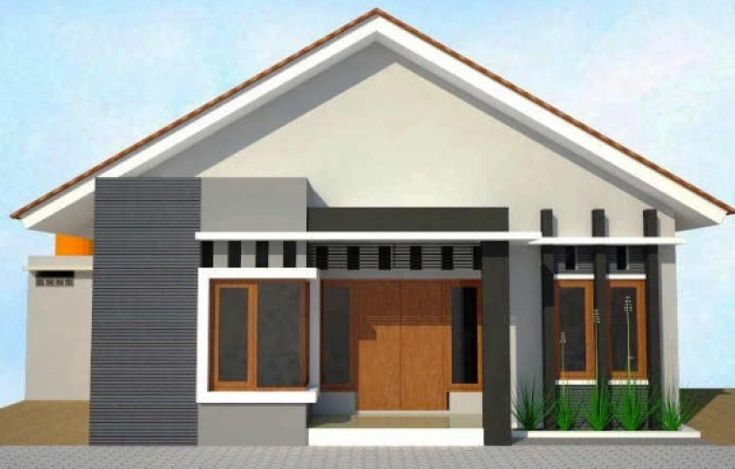
#> input picture PCD/TM06/rumah.jpg, 735 x 469 px
$ jupyter execute 5054241036_Implementasi_DeteksiTepiBerbabsisDiskontinuitas.ipynb   (older library calls are emulated)
#> lines starting #> are read from the running program, lines starting #| are printed output that depends on the picture
**Segmentasi Citra Berbasis Diskontinuitas: Deteksi Titik, Garis, dan Filter**

---

### 1. Konsep Segmentasi Berbasis Diskontinuitas
Segmentasi berbasis diskontinuitas bertujuan untuk menemukan perubahan mendadak (diskontinuitas) pada intensitas piksel dalam citra. Perubahan ini mengindikasikan keberadaan fitur penting seperti tepi, garis, atau titik. Tujuan utama dari metode ini adalah menemukan batas antar objek berdasarkan perubahan intensitas.

Metode yang umum digunakan:

Deteksi titik (Point Detection)

Deteksi garis (Line Detection)

Deteksi tepi (Edge Detection)

---

### 2. Deteksi Titik (Point Detection)
Deteksi titik digunakan untuk mengidentifikasi piksel yang sangat berbeda dari tetangganya, misalnya sudut tajam atau bintik terang/gelap. Deteksi titik menggunakan operator mask kecil (biasanya 3x3) untuk menemukan area dengan perubahan intensitas tajam ke segala arah.

#### Kernel Deteksi Titik:
```
K = [[-1, -1, -1],
     [-1,  8, -1],
     [-1, -1, -1]]
```

#### Implementasi Python:
```python
import cv2
import numpy as np
from matplotlib import pyplot as plt

img = cv2.imread('image.jpg', cv2.IMREAD_GRAYSCALE)
kernel = np.array([[-1, -1, -1], [-1, 8, -1], [-1, -1, -1]])
output = cv2.filter2D(img, -1, kernel)
plt.imshow(output, cmap='gray')
plt.title('Deteksi Titik')
plt.axis('off')
plt.show()
```

---

### 3. Deteksi Garis (Line Detection)
Deteksi garis bertujuan untuk mendeteksi fitur linear horizontal, vertikal, atau diagonal.

#### Kernel Contoh:
- Horizontal:
```
[[-1, -1, -1],
 [ 2,  2,  2],
 [-1, -1, -1]]
```
- Vertikal:
```
[[-1, 2, -1],
 [-1, 2, -1],
 [-1, 2, -1]]
```

#### Implementasi:
```python
kernel = np.array([[-1, -1, -1], [2, 2, 2], [-1, -1, -1]])
output = cv2.filter2D(img, -1, kernel)
plt.imshow(output, cmap='gray')
plt.title('Deteksi Garis Horizontal')
plt.axis('off')
plt.show()
```

---

### 4. Filter Gradient
Deteksi tepi berdasarkan perbedaan intensitas antara piksel bertetangga. Sobel operator merupakan metode umum:

Sobel X: deteksi vertikal

Sobel Y: deteksi horizontal

```python
sobelx = cv2.Sobel(img, cv2.CV_64F, 1, 0, ksize=3)
sobely = cv2.Sobel(img, cv2.CV_64F, 0, 1, ksize=3)
gradient = cv2.magnitude(sobelx, sobely)
plt.imshow(gradient, cmap='gray')
plt.title('Gradient (Sobel)')
plt.axis('off')
plt.show()
```

---

### 5. Filter Laplacian
Menangkap perubahan intensitas pada arah manapun secara isotropik. Laplacian mendeteksi daerah perubahan intensitas dengan menghitung turunan kedua.

```python
laplacian = cv2.Laplacian(img, cv2.CV_64F)
plt.imshow(np.abs(laplacian), cmap='gray')
plt.title('Laplacian Filter')
plt.axis('off')
plt.show()
```

---

### 6. Laplacian of Gaussian (LoG)
LoG menggabungkan Gaussian (smoothing) dengan Laplacian untuk mengurangi noise sebelum pendeteksian tepi dengan Laplacian.

```python
blur = cv2.GaussianBlur(img, (5, 5), 1.4)
log = cv2.Laplacian(blur, cv2.CV_64F)
plt.imshow(np.abs(log), cmap='gray')
plt.title('Laplacian of Gaussian (LoG)')
plt.axis('off')
plt.show()
```

---

### 7. Contoh Perbandingan Visual: Gaussian & Laplacian
```python
# Gaussian saja
gaussian = cv2.GaussianBlur(img, (5,5), 0)

# Laplacian tanpa smoothing
lap_no_blur = cv2.Laplacian(img, cv2.CV_64F)

# Laplacian setelah Gaussian (LoG)
lap_with_blur = cv2.Laplacian(gaussian, cv2.CV_64F)

# Tampilkan hasil
plt.figure(figsize=(12, 4))
plt.subplot(131), plt.imshow(np.abs(lap_no_blur), cmap='gray'), plt.title('Laplacian Tanpa Blur'), plt.axis('off')
plt.subplot(132), plt.imshow(gaussian, cmap='gray'), plt.title('Gaussian Blur'), plt.axis('off')
plt.subplot(133), plt.imshow(np.abs(lap_with_blur), cmap='gray'), plt.title('LoG'), plt.axis('off')
plt.show()
```

---

### Kesimpulan
Pendekatan segmentasi berbasis diskontinuitas efektif dalam mengidentifikasi fitur-fitur penting seperti tepi, titik, dan garis pada citra. Dengan menggunakan filter seperti gradient, laplacian, dan LoG, kita dapat mengekstraksi informasi struktural dari citra untuk digunakan dalam tahap analisis atau pengolahan lebih lanjut.

[cell 1]
import cv2
import numpy as np
from matplotlib import pyplot as plt

img = cv2.imread('rumah.jpg', cv2.IMREAD_GRAYSCALE)
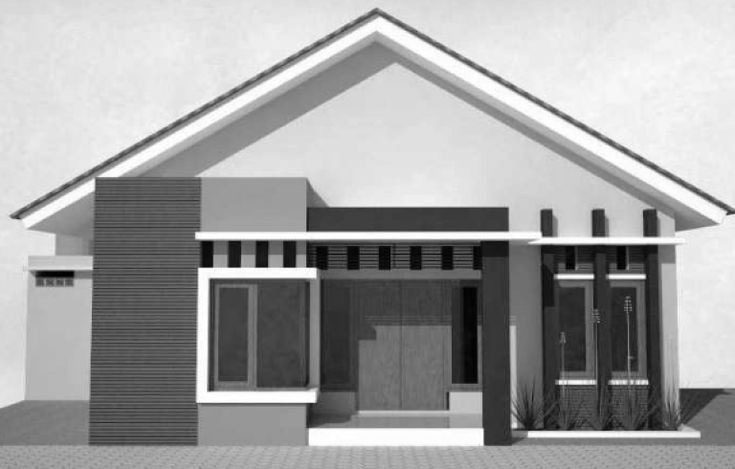
#> img: shape (469, 735); min 0, max 255, mean 161.2
kernel = np.array([[-1, -1, -1], [-1, 8, -1], [-1, -1, -1]])

output = cv2.filter2D(img, -1, kernel)
plt.imshow(img, cmap='gray')
plt.title('Citra Asli')
plt.axis('off')
plt.show()

plt.imshow(output, cmap='gray')
plt.title('Deteksi Titik')
plt.axis('off')
plt.show()

[cell 2]
for t in [50, 100, 150, 200]:
    _, th = cv2.threshold(output, t, 255, cv2.THRESH_BINARY)
    plt.figure()
    plt.imshow(th, cmap='gray')
    plt.title(f'Threshold: {t}')
    plt.axis('off')
#> this loop made 4 passes
#> pass 1, `_, th = cv2.threshold(output, t, 255, cv2.THRESH_BINARY)`:
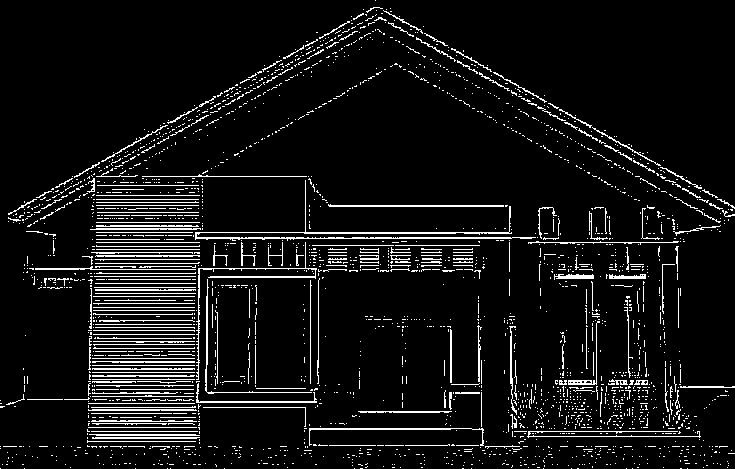
#> th: shape (469, 735); 7.5% white in thin lines or dots

[cell 3]
# Deteksi Garis
kernel_horizontal = np.array([[-1, -1, -1],
                              [ 2,  2,  2],
                              [-1, -1, -1]])

kernel_vertikal = np.array([[-1, 2, -1],
                            [-1, 2, -1],
                            [-1, 2, -1]])

kernel_diagonal = np.array([[ 2, -1, -1],
                            [-1,  2, -1],
                            [-1, -1,  2]])

# Deteksi Horizontal
output_h = cv2.filter2D(img, -1, kernel_horizontal)
plt.imshow(output_h, cmap='gray')
plt.title('Deteksi Garis Horizontal')
plt.axis('off')
plt.show()

# Deteksi Vertikal
output_v = cv2.filter2D(img, -1, kernel_vertikal)
plt.imshow(output_v, cmap='gray')
plt.title('Deteksi Garis Vertikal')
plt.axis('off')
plt.show()

# Deteksi Diagonal
output_d = cv2.filter2D(img, -1, kernel_diagonal)
plt.imshow(output_d, cmap='gray')
plt.title('Deteksi Garis Diagonal')
plt.axis('off')
plt.show()

[cell 4]
# Deteksi Garis Diagonal
kernel_diagonal_1 = np.array([[0, 1, 0],
                              [0, 0, 0],
                              [0, -1, 0]])

kernel_diagonal_2 = np.array([[-1, 0, 1],
                              [0, 0, 0],
                              [1, 0, -1]])

output_d1 = cv2.filter2D(img, -1, kernel_diagonal_1)
plt.imshow(output_d1, cmap='gray')
plt.title('Deteksi Garis Diagonal 1')
plt.axis('off')
plt.show()

output_d2 = cv2.filter2D(img, -1, kernel_diagonal_2)
plt.imshow(output_d2, cmap='gray')
plt.title('Deteksi Garis Diagonal 2')
plt.axis('off')
plt.show()

[cell 5]
for t in [50, 100, 150, 200]:
    _, th = cv2.threshold(output_d1, t, 255, cv2.THRESH_BINARY)
    plt.figure(), plt.imshow(th, cmap='gray')
    plt.title(f'Threshold: {t}'), plt.axis('off')

for t in [50, 100, 150, 200]:
    _, th = cv2.threshold(output_d2, t, 255, cv2.THRESH_BINARY)
    plt.figure(), plt.imshow(th, cmap='gray')
    plt.title(f'Threshold: {t}'), plt.axis('off')

[cell 6]
# Deteksi Tepi Gradient Filter Sobel
sobelx = cv2.Sobel(img, cv2.CV_64F, 1, 0, ksize=3)
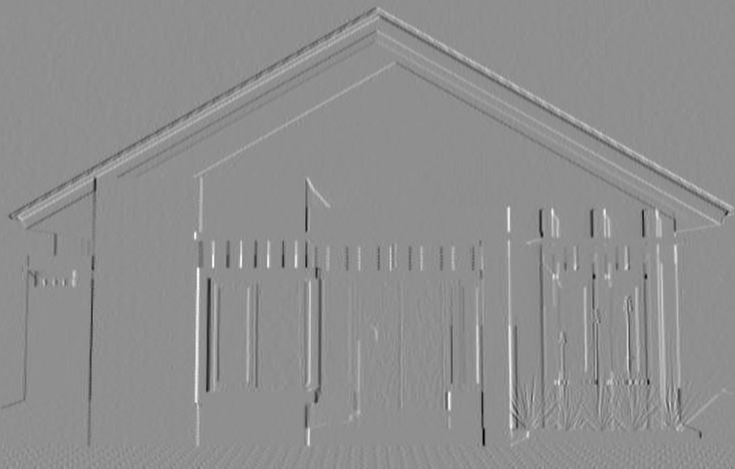
#> sobelx: shape (469, 735) float64; min -722, max 562, mean 0; drawn with min black and max white
sobely = cv2.Sobel(img, cv2.CV_64F, 0, 1, ksize=3)
gradient = cv2.magnitude(sobelx, sobely)

plt.imshow(img, cmap='gray')
plt.title('Citra Asli')
plt.axis('off')
plt.show()

plt.imshow(sobelx, cmap='gray')
plt.title('Sobel-X')
plt.axis('off')
plt.show()

plt.imshow(sobely, cmap='gray')
plt.title('Sobel-Y')
plt.axis('off')
plt.show()

plt.imshow(gradient, cmap='gray')
plt.title('Gradient (Sobel)')
plt.axis('off')
plt.show()

[cell 7]
# Deteksi Tepi Gradient Filter Roberts
robertsx = np.array([[-1, 0],
                     [0, 1]])
robertsy = np.array([[0, -1],
                     [1, 0]])
img_robertsx = cv2.filter2D(img, -1, robertsx)
img_robertsy = cv2.filter2D(img, -1, robertsy)
gradient = img_robertsx + img_robertsy
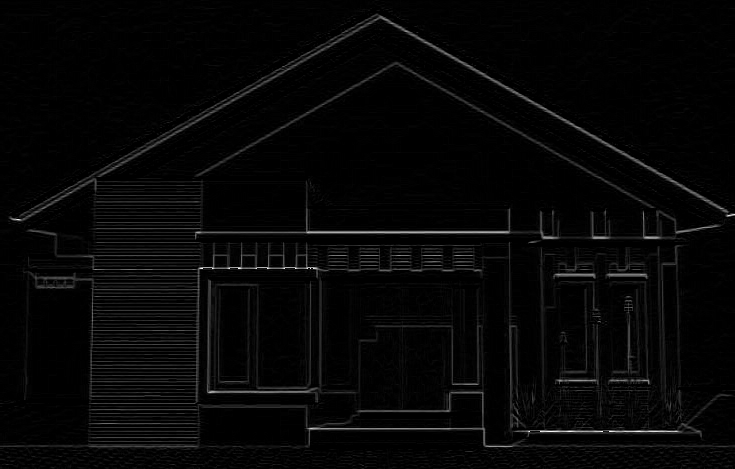
#> gradient: shape (469, 735); min 0, max 255, mean 6.5

plt.imshow(img, cmap='gray')
plt.title('Citra Asli')
plt.axis('off')
plt.show()

plt.imshow(img_robertsx, cmap='gray')
plt.title('Roberts-X')
plt.axis('off')
plt.show()

plt.imshow(img_robertsy, cmap='gray')
plt.title('Roberts-Y')
plt.axis('off')
plt.show()

plt.imshow(gradient, cmap='gray')
plt.title('Gradient (Roberts)')
plt.axis('off')
plt.show()

[cell 8]
# Deteksi Tepi Gradient Filter Prewitt
prewittx1 = np.array([[-1, -1, -1],
                      [0, 0, 0],
                      [1, 1, 1]])

prewittx2 = np.array([[1, 1, 1],
                      [0, 0, 0],
                      [-1, -1, -1]])

prewitty = np.array([[-1, 0, 1],
                      [-1, 0, 1],
                      [-1, 0, 1]])

img_prewittx1 = cv2.filter2D(img, -1, prewittx1)
img_prewittx2 = cv2.filter2D(img, -1, prewittx2)
img_prewitty = cv2.filter2D(img, -1, prewitty)
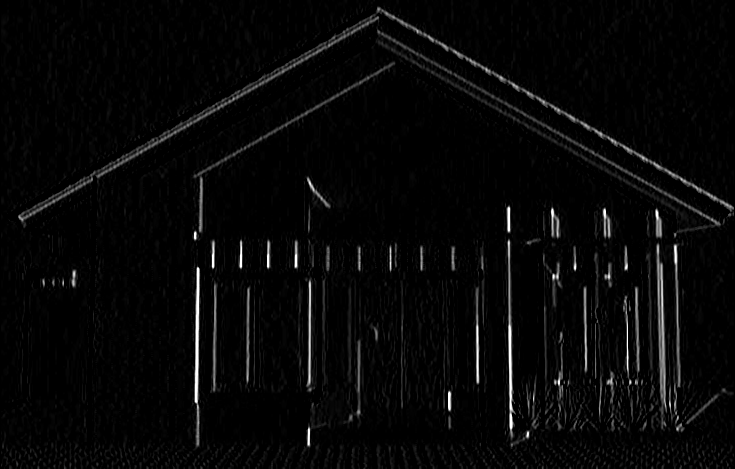
#> img_prewitty: shape (469, 735); min 0, max 255, mean 7.3
gradient1 = img_prewittx1 + img_prewitty
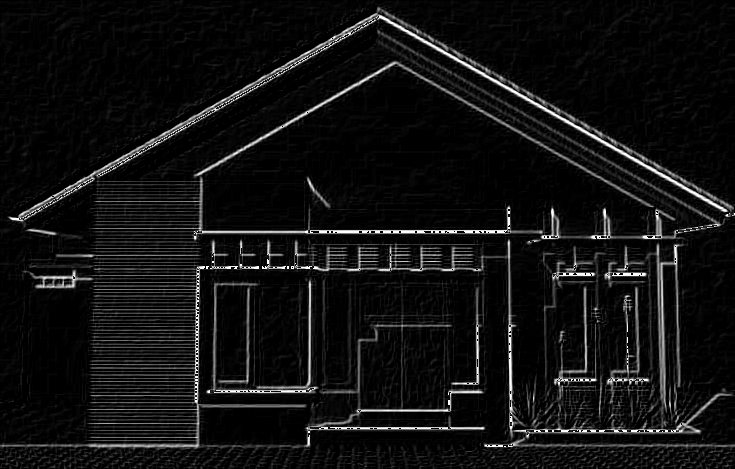
#> gradient1: shape (469, 735); min 0, max 255, mean 17.4
gradient2 = img_prewittx2 + img_prewitty
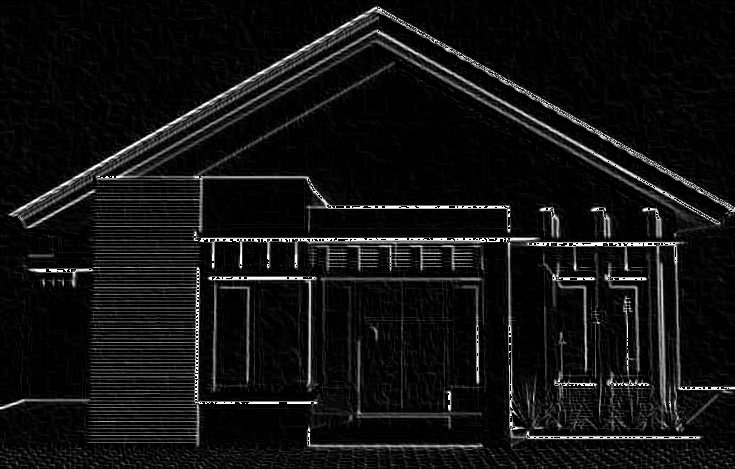
#> gradient2: shape (469, 735); min 0, max 255, mean 17.5

plt.imshow(img, cmap='gray')
plt.title('Citra Asli')
plt.axis('off')
plt.show()

plt.imshow(img_prewittx1, cmap='gray')
plt.title('Prewitt-X1')
plt.axis('off')
plt.show()

plt.imshow(img_prewittx2, cmap='gray')
plt.title('Prewitt-X2')
plt.axis('off')
plt.show()

plt.imshow(img_prewitty, cmap='gray')
plt.title('Prewitt-Y')
plt.axis('off')
plt.show()

plt.imshow(gradient1, cmap='gray')
plt.title('Gradient (Prewitt x1)')
plt.axis('off')
plt.show()

plt.imshow(gradient2, cmap='gray')
plt.title('Gradient (Prewitt x2)')
plt.axis('off')
plt.show()

[cell 9]
# Deteksi Tepi Laplacian of Gaussian (LoG)
blur = cv2.GaussianBlur(img, (5, 5), 1.4)
log = cv2.Laplacian(blur, cv2.CV_64F)
plt.imshow(np.abs(log), cmap='gray')
plt.title('Laplacian of Gaussian (LoG)')
plt.axis('off')
plt.show()

[cell 10]
# Deteksi Tepi Laplacian
laplacian = cv2.Laplacian(img, cv2.CV_64F)
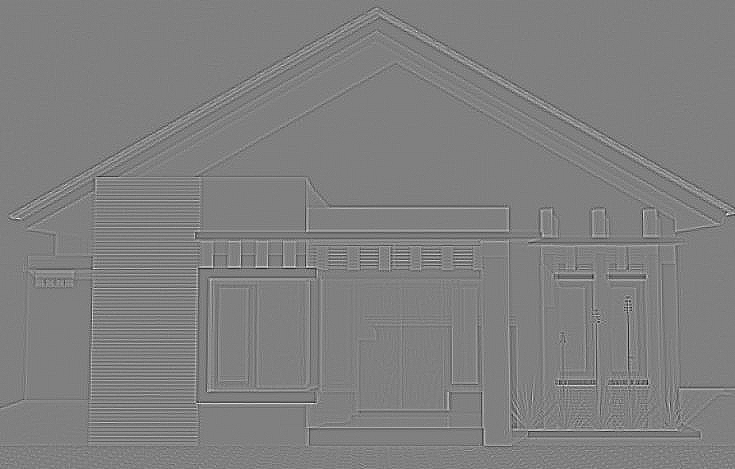
#> laplacian: shape (469, 735) float64; min -177, max 175, mean 0; drawn with min black and max white
plt.imshow(np.abs(laplacian), cmap='gray')
plt.title('Laplacian Filter')
plt.axis('off')
plt.show()
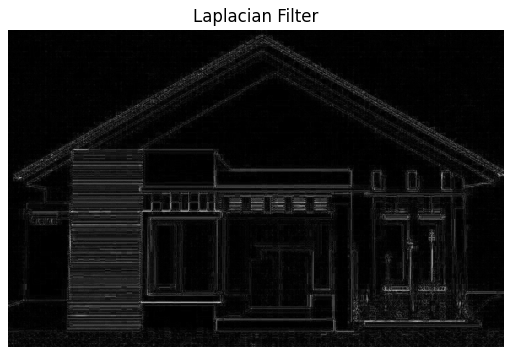
#> figure drawn by matplotlib, 1 panel

[cell 11]
# Gaussian saja
gaussian = cv2.GaussianBlur(img, (5, 5), 0)

# Laplacian tanpa smoothing
lap_no_blur = cv2.Laplacian(img, cv2.CV_64F)

# Laplacian setelah Gaussian (LoG)
lap_with_blur = cv2.Laplacian(gaussian, cv2.CV_64F)

# Tampilkan hasil
plt.figure(figsize=(12, 4))
plt.subplot(131), plt.imshow(np.abs(lap_no_blur), cmap='gray'), plt.title('Laplacian Tanpa Blur'), plt.axis('off')
plt.subplot(132), plt.imshow(gaussian, cmap='gray'), plt.title('Gaussian Blur'), plt.axis('off')
plt.subplot(133), plt.imshow(np.abs(lap_with_blur), cmap='gray'), plt.title('LoG'), plt.axis('off')
plt.show()
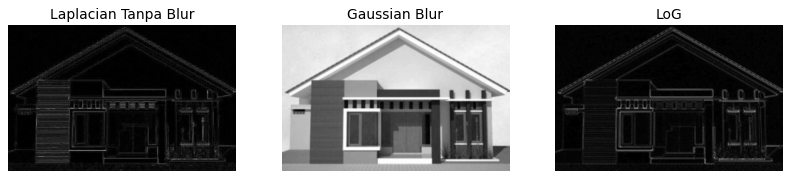
#> figure drawn by matplotlib, 3 panels
